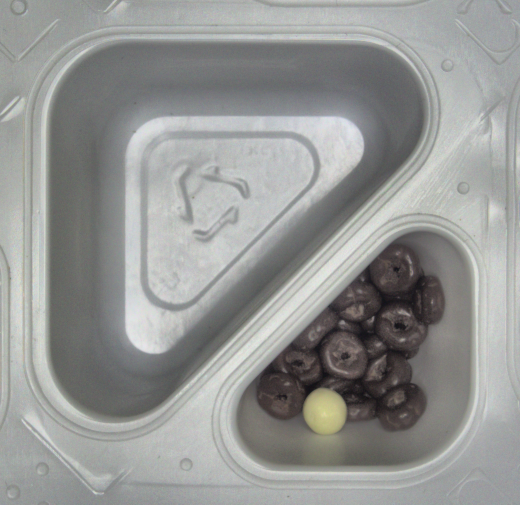
#> input picture tesT/16642135_01_16_09_33_26_235 - 복사본 (2).bmp, 1040 x 1010 px (shown at 1/2 size); its folder holds only this picture in this run
$ python -i defects.py   (imports and definitions only)
#> lines starting #> are read from the running program, lines starting #| are printed output that depends on the picture; after the words box and inside, x2 and y2 are one past the last pixel; in counts of white or black regions, pixels touching at a corner belong together
from __future__ import annotations

from dataclasses import dataclass
from pathlib import Path
from typing import Any, Dict, List, Tuple

import cv2
import numpy as np


# [10 lines left out: function imread_unicode, not called in this run]


@dataclass
class DefectInfo:
    """단일 결함 정보 (라벨링용 메타데이터)."""

    defect_type: str
    bbox: Tuple[int, int, int, int]  # x, y, w, h
    params: Dict[str, Any]


def _random_point(h: int, w: int) -> Tuple[int, int]:
    x = np.random.randint(0, w)
    y = np.random.randint(0, h)
    return x, y


_OBJECT_IMAGE_CACHE: Dict[Path, Dict[Path, np.ndarray]] = {}


# [25 lines left out: function load_object_images, not called in this run]


def add_random_scratches(
    image: np.ndarray,
    count: int = 3,
    min_length: int = 30,
    max_length: int = 150,
    min_thickness: int = 1,
    max_thickness: int = 3,
    color: Tuple[int, int, int] = (255, 255, 255),
) -> Tuple[np.ndarray, List[DefectInfo]]:
    """랜덤 스크래치를 여러 개 생성."""
    h, w = image.shape[:2]
    out = image.copy()
    defects: List[DefectInfo] = []

    for _ in range(count):
        x1, y1 = _random_point(h, w)
        length = np.random.randint(min_length, max_length + 1)
        angle = np.random.uniform(0, 2 * np.pi)
        thickness = np.random.randint(min_thickness, max_thickness + 1)

        x2 = int(x1 + length * np.cos(angle))
        y2 = int(y1 + length * np.sin(angle))

        x2 = max(0, min(w - 1, x2))
        y2 = max(0, min(h - 1, y2))

        cv2.line(out, (x1, y1), (x2, y2), color, thickness=thickness, lineType=cv2.LINE_AA)

        x_min, x_max = sorted([x1, x2])
        y_min, y_max = sorted([y1, y2])
        bbox = (x_min, y_min, max(1, x_max - x_min + thickness), max(1, y_max - y_min + thickness))

        defects.append(
            DefectInfo(
                defect_type="scratch",
                bbox=bbox,
                params={
                    "x1": x1,
                    "y1": y1,
                    "x2": x2,
                    "y2": y2,
                    "length": length,
                    "angle": float(angle),
                    "thickness": thickness,
                },
            )
        )

    return out, defects


def add_random_spots(
    image: np.ndarray,
    count: int = 5,
    min_radius: int = 3,
    max_radius: int = 15,
    color: Tuple[int, int, int] = (0, 0, 0),
    alpha: float = 0.7,
) -> Tuple[np.ndarray, List[DefectInfo]]:
    """랜덤 점(이물/오염) 결함 생성."""
    h, w = image.shape[:2]
    out = image.copy()
    defects: List[DefectInfo] = []

    for _ in range(count):
        x, y = _random_point(h, w)
        radius = np.random.randint(min_radius, max_radius + 1)

        overlay = out.copy()
        cv2.circle(overlay, (x, y), radius, color, thickness=-1, lineType=cv2.LINE_AA)
        out = cv2.addWeighted(overlay, alpha, out, 1 - alpha, 0)

        bbox = (max(0, x - radius), max(0, y - radius), radius * 2, radius * 2)
        defects.append(
            DefectInfo(
                defect_type="spot",
                bbox=bbox,
                params={"x": x, "y": y, "radius": radius, "alpha": alpha},
            )
        )

    return out, defects


# [256 lines left out: functions add_object_defects, apply_object_at, add_noise, not called in this run]


def apply_defects(
    image: np.ndarray,
    use_scratch: bool = True,
    use_spot: bool = True,
    use_noise: bool = False,
    object_dir: Path | None = None,
) -> Tuple[np.ndarray, List[DefectInfo]]:
    """여러 종류의 결함을 한 번에 적용."""
    out = image.copy()
    all_defects: List[DefectInfo] = []

    if use_scratch:
        out, defects = add_random_scratches(out)
        all_defects.extend(defects)

    if use_spot:
        if object_dir is not None:
            out, defects = add_object_defects(out, object_dir=object_dir, selected_paths=None)
            all_defects.extend(defects)
        else:
            out, defects = add_random_spots(out)
            all_defects.extend(defects)

    if use_noise:
        out, defects = add_noise(out)
        all_defects.extend(defects)

    return out, all_defects

>>> import cv2
>>> picture = cv2.imread('tesT/16642135_01_16_09_33_26_235 - 복사본 (2).bmp')
#> picture is the input picture: shape (1010, 1040, 3); mean B, G, R 147.9, 149.8, 148.5
>>> result = apply_defects(picture)
#> after the loop in add_random_scratches, `for _ in range(count):`:
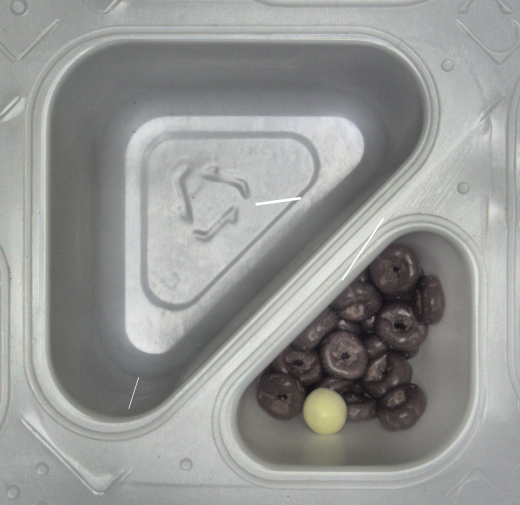
#> out: shape (1010, 1040, 3) (shown at 1/2 size); 0.14% of pixels changed, all inside (x1, y1, x2, y2) = (256, 393, 769, 819)
#> after the loop in add_random_scratches, `for _ in range(count):`: defects = 3 items
#> after the loop in add_random_spots, `for _ in range(count):`: defects = 5 items

$ run again, on tesT/16642135_01_16_09_39_48_799 - 복사본 (2).bmp
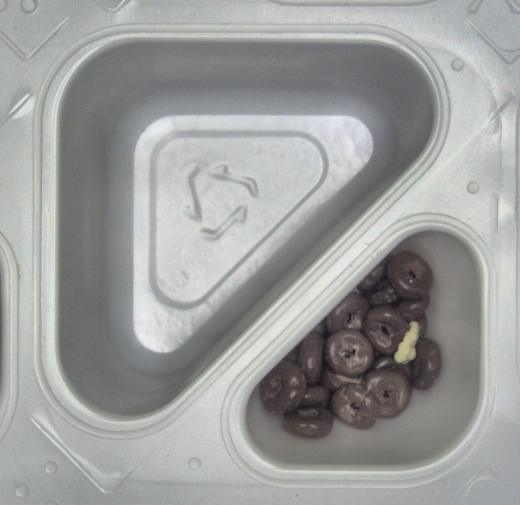
#> input picture tesT/16642135_01_16_09_39_48_799 - 복사본 (2).bmp, 1040 x 1010 px (shown at 1/2 size)
#> picture is the input picture: shape (1010, 1040, 3); mean B, G, R 156.4, 157.7, 156.1
#> after the loop in add_random_scratches, `for _ in range(count):`:
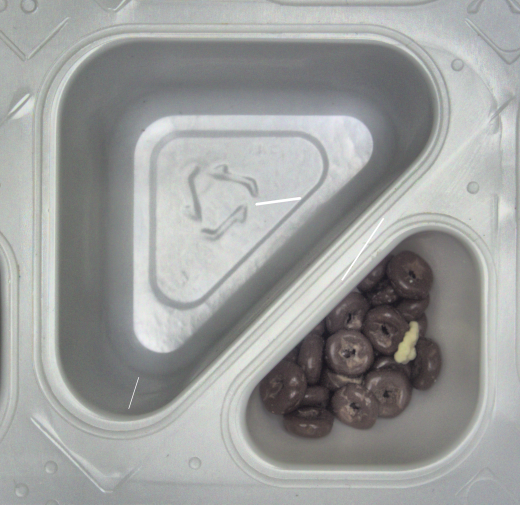
#> out: shape (1010, 1040, 3) (shown at 1/2 size); 0.14% of pixels changed, all inside (x1, y1, x2, y2) = (256, 393, 769, 819)
#> after the loop in add_random_scratches, `for _ in range(count):`: defects = 3 items
#> after the loop in add_random_spots, `for _ in range(count):`: defects = 5 items
